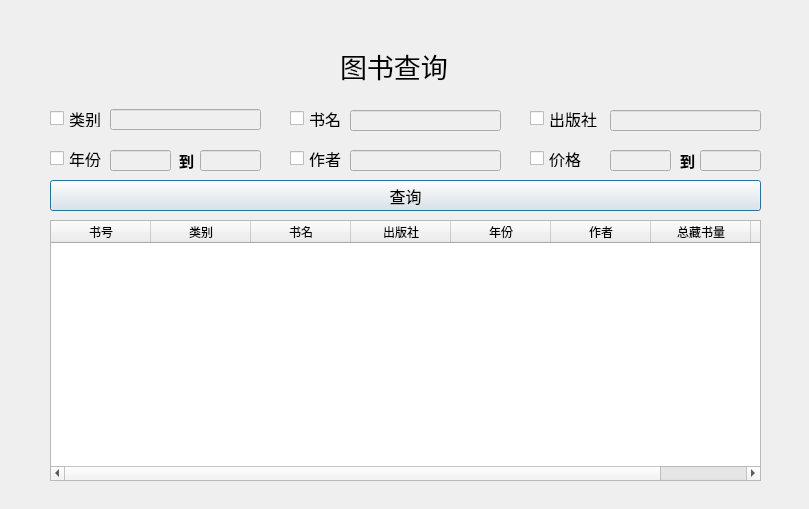
<?xml version="1.0" encoding="UTF-8"?>
<ui version="4.0">
 <class>Searchbook</class>
 <widget class="QDialog" name="Searchbook">
  <property name="geometry">
   <rect>
    <x>0</x>
    <y>0</y>
    <width>809</width>
    <height>509</height>
   </rect>
  </property>
  <property name="windowTitle">
   <string>Dialog</string>
  </property>
  <widget class="QLabel" name="label">
   <property name="geometry">
    <rect>
     <x>340</x>
     <y>30</y>
     <width>121</width>
     <height>71</height>
    </rect>
   </property>
   <property name="font">
    <font>
     <family>汉仪劲楷简</family>
     <pointsize>20</pointsize>
    </font>
   </property>
   <property name="text">
    <string>图书查询</string>
   </property>
  </widget>
  <widget class="QCheckBox" name="check_category">
   <property name="enabled">
    <bool>true</bool>
   </property>
   <property name="geometry">
    <rect>
     <x>50</x>
     <y>110</y>
     <width>64</width>
     <height>17</height>
    </rect>
   </property>
   <property name="font">
    <font>
     <family>汉仪劲楷简</family>
     <pointsize>12</pointsize>
    </font>
   </property>
   <property name="text">
    <string>类别</string>
   </property>
   <property name="checkable">
    <bool>true</bool>
   </property>
  </widget>
  <widget class="QCheckBox" name="check_year">
   <property name="geometry">
    <rect>
     <x>50</x>
     <y>150</y>
     <width>64</width>
     <height>17</height>
    </rect>
   </property>
   <property name="font">
    <font>
     <family>汉仪劲楷简</family>
     <pointsize>12</pointsize>
    </font>
   </property>
   <property name="text">
    <string>年份</string>
   </property>
  </widget>
  <widget class="QCheckBox" name="check_author">
   <property name="geometry">
    <rect>
     <x>290</x>
     <y>150</y>
     <width>64</width>
     <height>17</height>
    </rect>
   </property>
   <property name="font">
    <font>
     <family>汉仪劲楷简</family>
     <pointsize>12</pointsize>
    </font>
   </property>
   <property name="text">
    <string>作者</string>
   </property>
  </widget>
  <widget class="QCheckBox" name="check_title">
   <property name="geometry">
    <rect>
     <x>290</x>
     <y>110</y>
     <width>64</width>
     <height>17</height>
    </rect>
   </property>
   <property name="font">
    <font>
     <family>汉仪劲楷简</family>
     <pointsize>12</pointsize>
    </font>
   </property>
   <property name="text">
    <string>书名</string>
   </property>
  </widget>
  <widget class="QCheckBox" name="check_price">
   <property name="geometry">
    <rect>
     <x>530</x>
     <y>150</y>
     <width>64</width>
     <height>17</height>
    </rect>
   </property>
   <property name="font">
    <font>
     <family>汉仪劲楷简</family>
     <pointsize>12</pointsize>
    </font>
   </property>
   <property name="text">
    <string>价格</string>
   </property>
  </widget>
  <widget class="QCheckBox" name="check_press">
   <property name="geometry">
    <rect>
     <x>530</x>
     <y>110</y>
     <width>81</width>
     <height>17</height>
    </rect>
   </property>
   <property name="font">
    <font>
     <family>汉仪劲楷简</family>
     <pointsize>12</pointsize>
    </font>
   </property>
   <property name="text">
    <string>出版社</string>
   </property>
  </widget>
  <widget class="mylineedit" name="text_category">
   <property name="enabled">
    <bool>false</bool>
   </property>
   <property name="geometry">
    <rect>
     <x>110</x>
     <y>109</y>
     <width>151</width>
     <height>21</height>
    </rect>
   </property>
   <property name="font">
    <font>
     <family>楷体</family>
     <pointsize>9</pointsize>
    </font>
   </property>
   <property name="text">
    <string/>
   </property>
  </widget>
  <widget class="QLineEdit" name="text_title">
   <property name="enabled">
    <bool>false</bool>
   </property>
   <property name="geometry">
    <rect>
     <x>350</x>
     <y>110</y>
     <width>151</width>
     <height>21</height>
    </rect>
   </property>
   <property name="font">
    <font>
     <family>楷体</family>
     <pointsize>9</pointsize>
    </font>
   </property>
   <property name="text">
    <string/>
   </property>
  </widget>
  <widget class="QLineEdit" name="text_press">
   <property name="enabled">
    <bool>false</bool>
   </property>
   <property name="geometry">
    <rect>
     <x>610</x>
     <y>110</y>
     <width>151</width>
     <height>21</height>
    </rect>
   </property>
   <property name="font">
    <font>
     <family>楷体</family>
     <pointsize>9</pointsize>
    </font>
   </property>
   <property name="text">
    <string/>
   </property>
  </widget>
  <widget class="QLineEdit" name="text_author">
   <property name="enabled">
    <bool>false</bool>
   </property>
   <property name="geometry">
    <rect>
     <x>350</x>
     <y>150</y>
     <width>151</width>
     <height>21</height>
    </rect>
   </property>
   <property name="font">
    <font>
     <family>楷体</family>
     <pointsize>9</pointsize>
    </font>
   </property>
   <property name="text">
    <string/>
   </property>
  </widget>
  <widget class="QLineEdit" name="text_year1">
   <property name="enabled">
    <bool>false</bool>
   </property>
   <property name="geometry">
    <rect>
     <x>110</x>
     <y>150</y>
     <width>61</width>
     <height>21</height>
    </rect>
   </property>
   <property name="font">
    <font>
     <family>楷体</family>
     <pointsize>9</pointsize>
    </font>
   </property>
   <property name="text">
    <string/>
   </property>
  </widget>
  <widget class="QLineEdit" name="text_year2">
   <property name="enabled">
    <bool>false</bool>
   </property>
   <property name="geometry">
    <rect>
     <x>200</x>
     <y>150</y>
     <width>61</width>
     <height>21</height>
    </rect>
   </property>
   <property name="font">
    <font>
     <family>楷体</family>
     <pointsize>9</pointsize>
    </font>
   </property>
   <property name="text">
    <string/>
   </property>
  </widget>
  <widget class="QLabel" name="label_2">
   <property name="geometry">
    <rect>
     <x>179</x>
     <y>150</y>
     <width>21</width>
     <height>21</height>
    </rect>
   </property>
   <property name="font">
    <font>
     <family>楷体</family>
     <pointsize>11</pointsize>
     <weight>75</weight>
     <bold>true</bold>
    </font>
   </property>
   <property name="text">
    <string>到</string>
   </property>
  </widget>
  <widget class="QLabel" name="label_3">
   <property name="geometry">
    <rect>
     <x>680</x>
     <y>150</y>
     <width>20</width>
     <height>21</height>
    </rect>
   </property>
   <property name="font">
    <font>
     <family>楷体</family>
     <pointsize>11</pointsize>
     <weight>75</weight>
     <bold>true</bold>
    </font>
   </property>
   <property name="text">
    <string>到</string>
   </property>
  </widget>
  <widget class="QLineEdit" name="text_price2">
   <property name="enabled">
    <bool>false</bool>
   </property>
   <property name="geometry">
    <rect>
     <x>700</x>
     <y>150</y>
     <width>61</width>
     <height>21</height>
    </rect>
   </property>
   <property name="font">
    <font>
     <family>楷体</family>
     <pointsize>9</pointsize>
    </font>
   </property>
   <property name="text">
    <string/>
   </property>
  </widget>
  <widget class="QLineEdit" name="text_price1">
   <property name="enabled">
    <bool>false</bool>
   </property>
   <property name="geometry">
    <rect>
     <x>610</x>
     <y>150</y>
     <width>61</width>
     <height>21</height>
    </rect>
   </property>
   <property name="font">
    <font>
     <family>楷体</family>
     <pointsize>9</pointsize>
    </font>
   </property>
   <property name="text">
    <string/>
   </property>
  </widget>
  <widget class="QTableWidget" name="table_bookinfo">
   <property name="geometry">
    <rect>
     <x>50</x>
     <y>220</y>
     <width>711</width>
     <height>261</height>
    </rect>
   </property>
   <column>
    <property name="text">
     <string>书号</string>
    </property>
   </column>
   <column>
    <property name="text">
     <string>类别</string>
    </property>
   </column>
   <column>
    <property name="text">
     <string>书名</string>
    </property>
   </column>
   <column>
    <property name="text">
     <string>出版社</string>
    </property>
   </column>
   <column>
    <property name="text">
     <string>年份</string>
    </property>
   </column>
   <column>
    <property name="text">
     <string>作者</string>
    </property>
   </column>
   <column>
    <property name="text">
     <string>总藏书量</string>
    </property>
   </column>
   <column>
    <property name="text">
     <string>库存</string>
    </property>
   </column>
  </widget>
  <widget class="QPushButton" name="btn_search">
   <property name="geometry">
    <rect>
     <x>50</x>
     <y>180</y>
     <width>711</width>
     <height>31</height>
    </rect>
   </property>
   <property name="font">
    <font>
     <family>汉仪劲楷简</family>
     <pointsize>12</pointsize>
    </font>
   </property>
   <property name="text">
    <string>查询</string>
   </property>
  </widget>
 </widget>
 <customwidgets>
  <customwidget>
   <class>mylineedit</class>
   <extends>QLineEdit</extends>
   <header>mylineedit.h</header>
  </customwidget>
 </customwidgets>
 <resources/>
 <connections/>
</ui>
